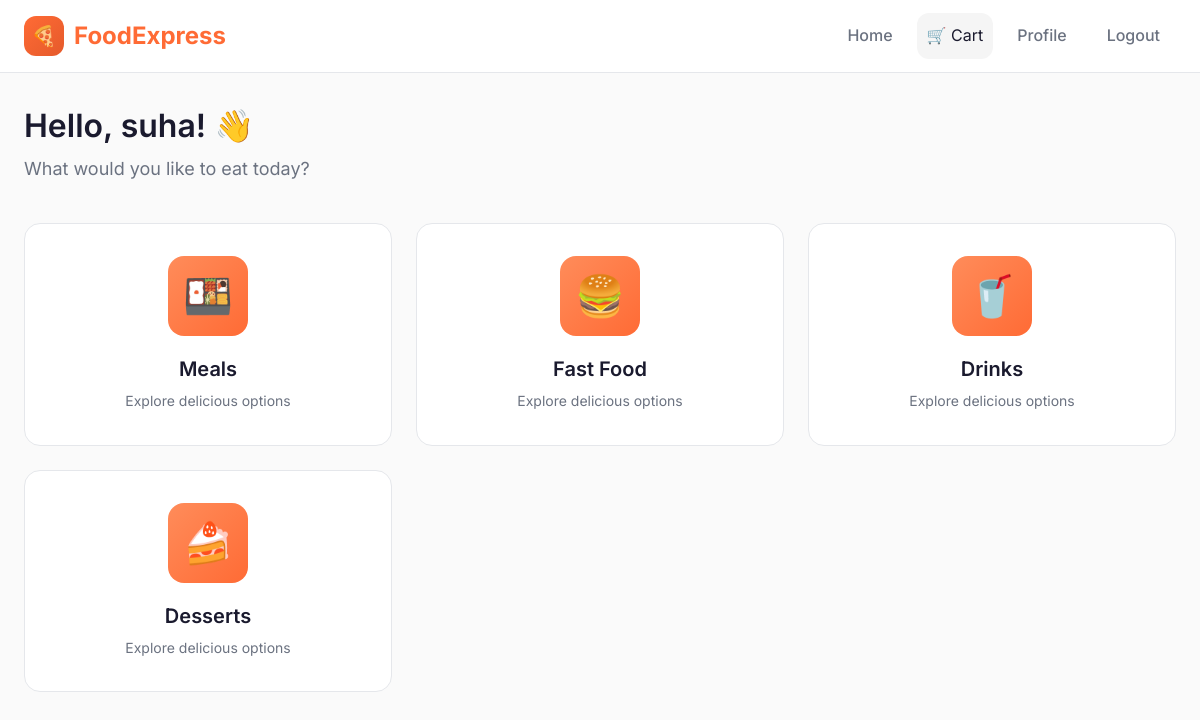
The app's page /dashboard (signed in) with its own data.
### tables this page shows
CREATE TABLE users (
            id INTEGER PRIMARY KEY AUTOINCREMENT,
            username TEXT UNIQUE NOT NULL,
            email TEXT UNIQUE NOT NULL,
            password TEXT NOT NULL,
            phone TEXT,
            created_at DATETIME DEFAULT CURRENT_TIMESTAMP
        );

CREATE TABLE categories (
            id INTEGER PRIMARY KEY AUTOINCREMENT,
            name TEXT NOT NULL,
            image_url TEXT
        );

### app.py (the view)
@app.route('/dashboard')
@login_required
def dashboard():
    conn = get_db_connection()
    categories = conn.execute('SELECT * FROM categories').fetchall()
    conn.close()
    return render_template('dashboard.html', categories=categories)

### app.py (called while the page is built)
def get_db_connection():
    conn = sqlite3.connect(DATABASE)
    conn.row_factory = sqlite3.Row
    return conn

@login_manager.user_loader
def load_user(user_id):
    conn = get_db_connection()
    user = conn.execute('SELECT * FROM users WHERE id = ?', (user_id,)).fetchone()
    conn.close()
    if user:
        return User(user['id'], user['username'], user['email'])
    return None

### templates/dashboard.html (shortened to what this page needs)
{% extends "base.html" %}
{% block content %}
<div class="container">
    <div class="welcome-section slide-up">
        <h1>Hello, {{ current_user.username }}! 👋</h1>
        <p>What would you like to eat today?</p>
    </div>
    <div class="categories-grid">
        {% for category in categories %}
        <div class="category-card slide-up" data-category-id="{{ category.id }}" onclick="window.location.href='/category/{{ category.id }}'">
            <div class="category-icon">
                {% if category.name == 'Meals' %}🍱
                {% elif category.name == 'Fast Food' %}🍔
                {% elif category.name == 'Drinks' %}🥤
                {% elif category.name == 'Desserts' %}🍰
                {% else %}🍽️{% endif %}
            </div>
            <h3>{{ category.name }}</h3>
            <p>Explore delicious options</p>
        </div>
        {% endfor %}
    </div>
</div>
{% endblock %}

### static/css/style.css (style rules this page uses)
:root { --primary: #ff6b35; --primary-dark: #e55a2b; --primary-light: #ff8c5a; --secondary: #1a1a2e; --accent: #f9c74f; --background: #fafafa; --surface: #ffffff; --surface-hover: #f5f5f5; --text-primary: #1a1a2e; --text-secondary: #6b7280; --text-muted: #9ca3af; --border: #e5e7eb; --border-light: #f3f4f6; --success: #10b981; --success-light: #d1fae5; --warning: #f59e0b; --error: #ef4444; --error-light: #fee2e2; --shadow-sm: 0 1px 2px rgba(0, 0, 0, 0.05); --shadow: 0 4px 6px -1px rgba(0, 0, 0, 0.1), 0 2px 4px -1px rgba(0, 0, 0, 0.06); --shadow-lg: 0 10px 15px -3px rgba(0, 0, 0, 0.1), 0 4px 6px -2px rgba(0, 0, 0, 0.05); --shadow-xl: 0 20px 25px -5px rgba(0, 0, 0, 0.1), 0 10px 10px -5px rgba(0, 0, 0, 0.04); --radius-sm: 6px; --radius: 12px; --radius-lg: 16px; --radius-xl: 24px; --transition: all 0.2s ease; }
*, *::before, *::after { margin: 0; padding: 0; box-sizing: border-box; }
html { scroll-behavior: smooth; }
body { font-family: "Inter", -apple-system, BlinkMacSystemFont, "Segoe UI", Roboto, sans-serif; background: var(--background); color: var(--text-primary); line-height: 1.6; min-height: 100vh; }
h1, h2, h3, h4, h5, h6 { font-weight: 600; line-height: 1.3; color: var(--text-primary); }
h1 { font-size: 2.25rem; }
h3 { font-size: 1.5rem; }
.container { max-width: 1280px; margin: 0 auto; padding: 32px 24px; }
.welcome-section { margin-bottom: 40px; }
.welcome-section h1 { font-size: 2rem; margin-bottom: 8px; }
.welcome-section p { color: var(--text-secondary); font-size: 1.125rem; }
.categories-grid { display: grid; grid-template-columns: repeat(auto-fit, minmax(280px, 1fr)); gap: 24px; }
.category-card { background: var(--surface); border-radius: var(--radius-lg); padding: 32px 24px; text-align: center; cursor: pointer; border: 1px solid var(--border); transition: var(--transition); }
.category-icon { width: 80px; height: 80px; margin: 0 auto 20px; background: linear-gradient(135deg, var(--primary-light), var(--primary)); border-radius: var(--radius-lg); display: flex; align-items: center; justify-content: center; font-size: 2.5rem; }
.category-card h3 { font-size: 1.25rem; margin-bottom: 8px; }
.category-card p { color: var(--text-secondary); font-size: 0.875rem; }
.slide-up { animation: slideUp 0.4s ease; }

### records on screen
users: username "suha"
categories: name "Meals"
categories: name "Fast Food"
categories: name "Drinks"
categories: name "Desserts"
